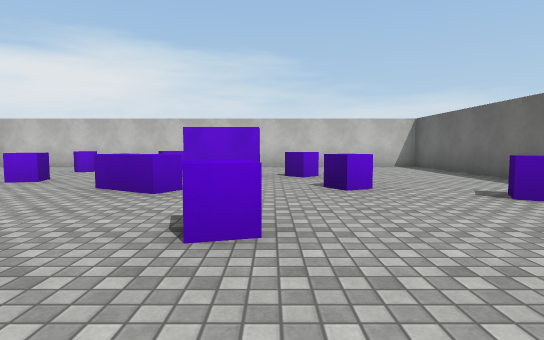
View 1 (above)

16 first-person views from a walk through a 3-D level made in the Unity game engine. The camera is 1.2 m above the floor, tilts 4° down and sees 80° across. The floor is counted in squares, 2 m on a side. Each view is taken from the middle of a square. On the plan, view 1 faces up. The plan holds only what a view shows up to about 10 squares ahead; the rest is blank. The player character is not drawn. Surface patterns are stand-ins for the level's own textures.

View 2
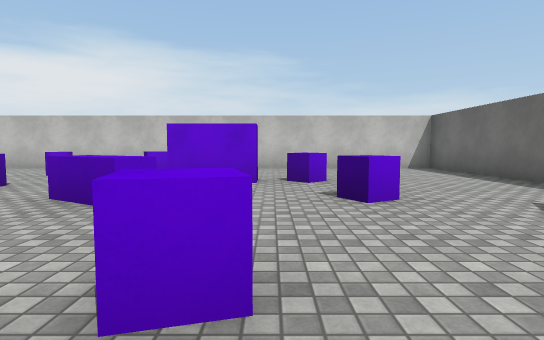

View 3
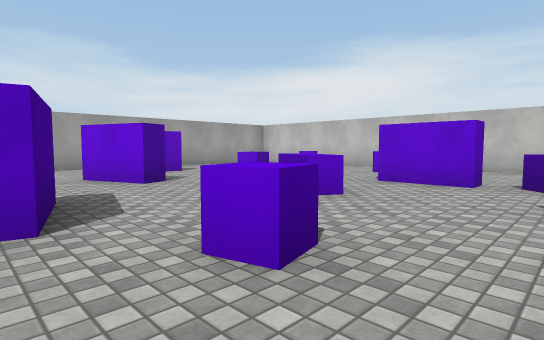

View 4
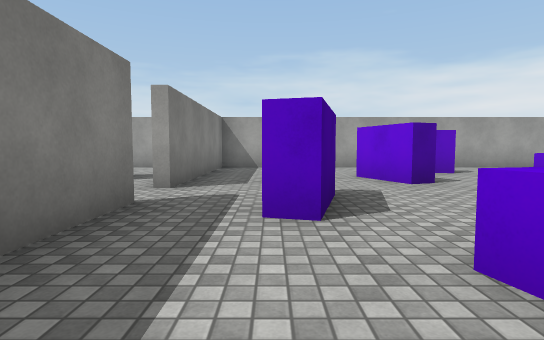

View 5
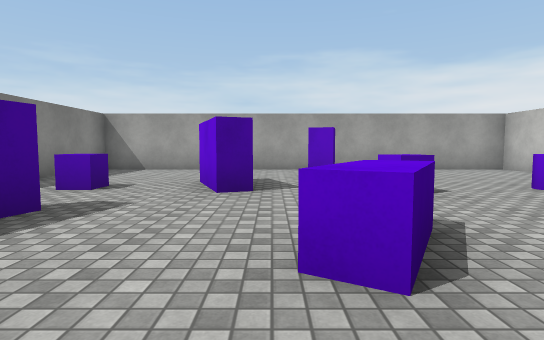

View 6
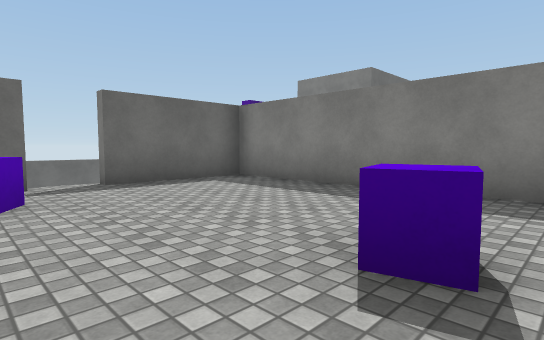

View 7
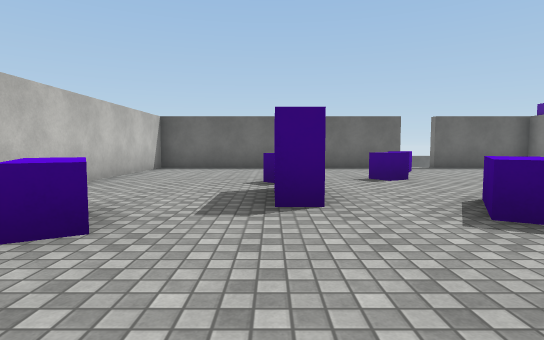

View 8
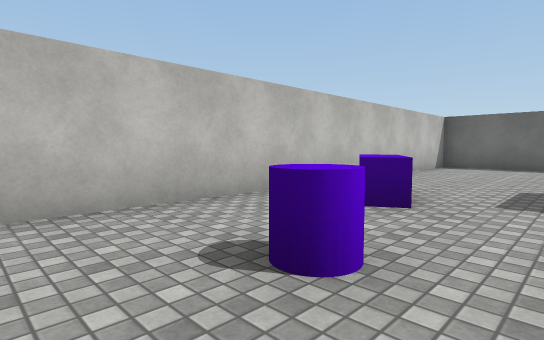

View 9
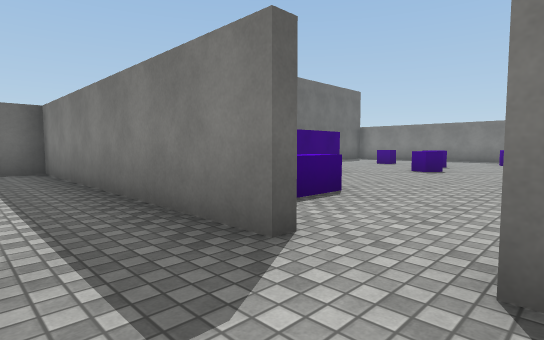

View 10
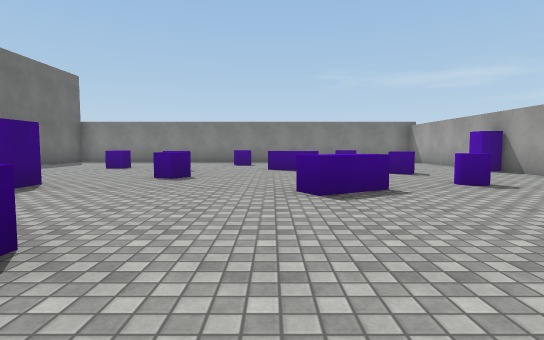

View 11
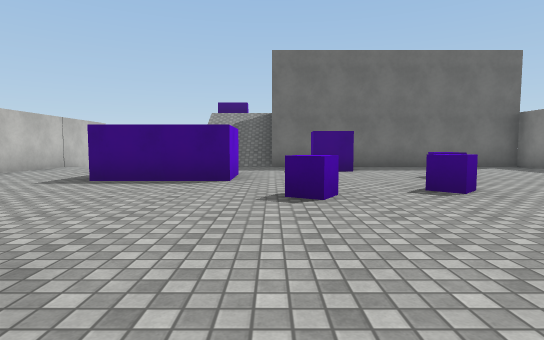

View 12
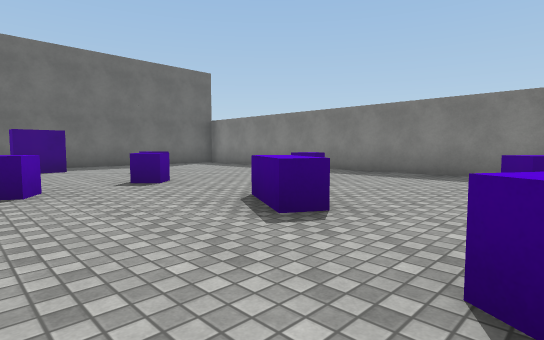

View 13
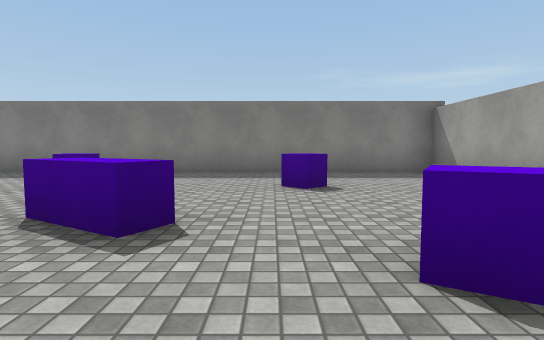

View 14
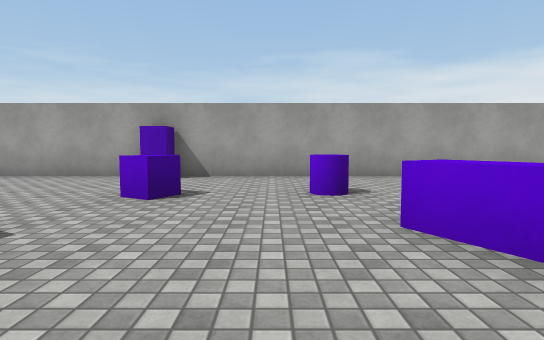

View 15
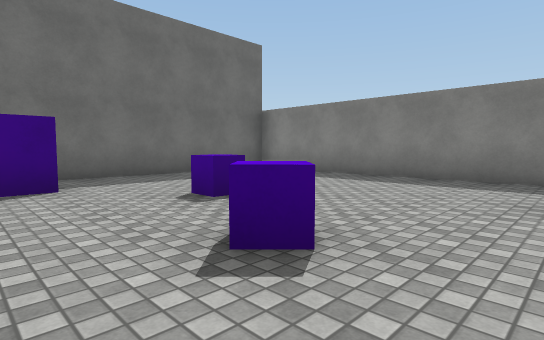

View 16
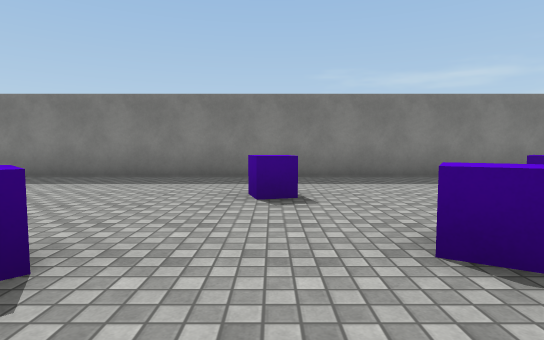

### Floor plan
Key: @ floor where view 1 was taken; # wall or solid block; x gap in a wall; . floor; / step, stairs or slope; = window, fence, low wall or low ledge; ^ raised ledge.
Columns run from 9 left of view 1 to 5 right of it. Each row starts with its distance up from view 1.
 11 ###############
 10 #.............#
  9 #.....^^......#
  8 #.............#
  7 #.......#x^...#
  6 #...=^........#
  5 #.#....^..^...#
  4 #......=....^.#
  3 #...#........./
  2 #.....##==....#
  1 #...^..#......#
  0 #........@....#
 -1 ######.########
 -2 #.......^.....
 -3 #.  ....^...
 -4 #  .......#
 -5 #....^....#
 -6 #..^.^....##../
 -7 #.......=.....#
 -8 #..=..........#
 -9 #....=#.....#.#
-10 #.....^.......#
-11 #.............#
-12 #..=...^......#
-13 #.............#
-14 #.............#
-15 ###############

Positions as (right, up) in squares from view 1, and headings:
1: (0, 0), facing up
2: (0, 1), facing up
3: (1, 1), facing up-left
4: (1, 1), facing left
5: (0, 4), facing left
6: (-1, 4), facing down-right
7: (-5, 7), facing right
8: (-6, 7), facing up-right
9: (-4, 1), facing down-right
10: (-3, -1), facing down
11: (-5, -7), facing right
12: (-6, -7), facing down-right
13: (-5, -7), facing down
14: (-2, -7), facing left
15: (-2, -8), facing down-right
16: (-2, -8), facing down
